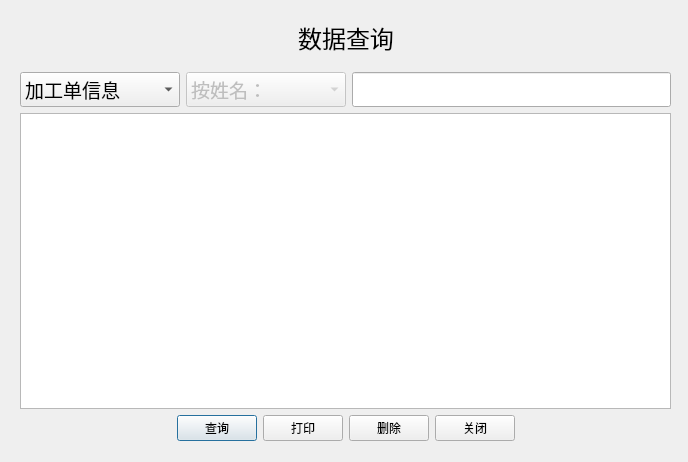
<?xml version="1.0" encoding="UTF-8"?>
<ui version="4.0">
 <class>Dialog</class>
 <widget class="QDialog" name="Dialog">
  <property name="windowModality">
   <enum>Qt::ApplicationModal</enum>
  </property>
  <property name="geometry">
   <rect>
    <x>0</x>
    <y>0</y>
    <width>688</width>
    <height>462</height>
   </rect>
  </property>
  <property name="windowTitle">
   <string>数据查询</string>
  </property>
  <widget class="QWidget" name="layoutWidget">
   <property name="geometry">
    <rect>
     <x>20</x>
     <y>20</y>
     <width>651</width>
     <height>421</height>
    </rect>
   </property>
   <layout class="QGridLayout" name="gridLayout_2">
    <item row="0" column="0">
     <spacer name="horizontalSpacer_3">
      <property name="orientation">
       <enum>Qt::Horizontal</enum>
      </property>
      <property name="sizeHint" stdset="0">
       <size>
        <width>40</width>
        <height>20</height>
       </size>
      </property>
     </spacer>
    </item>
    <item row="0" column="1">
     <widget class="QLabel" name="label">
      <property name="sizePolicy">
       <sizepolicy hsizetype="Preferred" vsizetype="Preferred">
        <horstretch>0</horstretch>
        <verstretch>0</verstretch>
       </sizepolicy>
      </property>
      <property name="font">
       <font>
        <family>微软雅黑</family>
        <pointsize>18</pointsize>
       </font>
      </property>
      <property name="text">
       <string>数据查询</string>
      </property>
      <property name="alignment">
       <set>Qt::AlignCenter</set>
      </property>
     </widget>
    </item>
    <item row="0" column="2">
     <spacer name="horizontalSpacer_4">
      <property name="orientation">
       <enum>Qt::Horizontal</enum>
      </property>
      <property name="sizeHint" stdset="0">
       <size>
        <width>40</width>
        <height>20</height>
       </size>
      </property>
     </spacer>
    </item>
    <item row="1" column="0" colspan="3">
     <spacer name="verticalSpacer">
      <property name="orientation">
       <enum>Qt::Vertical</enum>
      </property>
      <property name="sizeType">
       <enum>QSizePolicy::Fixed</enum>
      </property>
      <property name="sizeHint" stdset="0">
       <size>
        <width>20</width>
        <height>10</height>
       </size>
      </property>
     </spacer>
    </item>
    <item row="2" column="0" colspan="3">
     <layout class="QGridLayout" name="gridLayout">
      <item row="1" column="0" colspan="3">
       <widget class="QTableWidget" name="tableWidget">
        <property name="sizePolicy">
         <sizepolicy hsizetype="Preferred" vsizetype="Expanding">
          <horstretch>0</horstretch>
          <verstretch>10</verstretch>
         </sizepolicy>
        </property>
        <property name="editTriggers">
         <set>QAbstractItemView::NoEditTriggers</set>
        </property>
        <property name="selectionMode">
         <enum>QAbstractItemView::SingleSelection</enum>
        </property>
        <property name="selectionBehavior">
         <enum>QAbstractItemView::SelectRows</enum>
        </property>
       </widget>
      </item>
      <item row="0" column="1">
       <widget class="QComboBox" name="cBox2">
        <property name="enabled">
         <bool>false</bool>
        </property>
        <property name="sizePolicy">
         <sizepolicy hsizetype="Expanding" vsizetype="Expanding">
          <horstretch>1</horstretch>
          <verstretch>1</verstretch>
         </sizepolicy>
        </property>
        <property name="font">
         <font>
          <family>宋体</family>
          <pointsize>14</pointsize>
         </font>
        </property>
        <property name="editable">
         <bool>false</bool>
        </property>
        <item>
         <property name="text">
          <string>按姓名：</string>
         </property>
        </item>
        <item>
         <property name="text">
          <string>按登记号：</string>
         </property>
        </item>
       </widget>
      </item>
      <item row="0" column="0">
       <widget class="QComboBox" name="cBox1">
        <property name="sizePolicy">
         <sizepolicy hsizetype="Expanding" vsizetype="Expanding">
          <horstretch>1</horstretch>
          <verstretch>1</verstretch>
         </sizepolicy>
        </property>
        <property name="font">
         <font>
          <family>宋体</family>
          <pointsize>14</pointsize>
         </font>
        </property>
        <item>
         <property name="text">
          <string>加工单信息</string>
         </property>
        </item>
        <item>
         <property name="text">
          <string>知情同意书</string>
         </property>
        </item>
       </widget>
      </item>
      <item row="0" column="2">
       <widget class="QLineEdit" name="lineEdit">
        <property name="sizePolicy">
         <sizepolicy hsizetype="Expanding" vsizetype="Expanding">
          <horstretch>2</horstretch>
          <verstretch>1</verstretch>
         </sizepolicy>
        </property>
        <property name="font">
         <font>
          <family>宋体</family>
          <pointsize>14</pointsize>
         </font>
        </property>
        <property name="focusPolicy">
         <enum>Qt::StrongFocus</enum>
        </property>
        <property name="clearButtonEnabled">
         <bool>false</bool>
        </property>
       </widget>
      </item>
      <item row="2" column="0" colspan="3">
       <layout class="QHBoxLayout" name="horizontalLayout">
        <item>
         <spacer name="horizontalSpacer">
          <property name="orientation">
           <enum>Qt::Horizontal</enum>
          </property>
          <property name="sizeHint" stdset="0">
           <size>
            <width>40</width>
            <height>20</height>
           </size>
          </property>
         </spacer>
        </item>
        <item>
         <widget class="QPushButton" name="btn1">
          <property name="text">
           <string>查询</string>
          </property>
          <property name="default">
           <bool>false</bool>
          </property>
         </widget>
        </item>
        <item>
         <widget class="QPushButton" name="btn_modify">
          <property name="enabled">
           <bool>true</bool>
          </property>
          <property name="text">
           <string>打印</string>
          </property>
         </widget>
        </item>
        <item>
         <widget class="QPushButton" name="btn_del">
          <property name="enabled">
           <bool>true</bool>
          </property>
          <property name="text">
           <string>删除</string>
          </property>
         </widget>
        </item>
        <item>
         <widget class="QPushButton" name="btn2">
          <property name="text">
           <string>关闭</string>
          </property>
         </widget>
        </item>
        <item>
         <spacer name="horizontalSpacer_2">
          <property name="orientation">
           <enum>Qt::Horizontal</enum>
          </property>
          <property name="sizeHint" stdset="0">
           <size>
            <width>40</width>
            <height>20</height>
           </size>
          </property>
         </spacer>
        </item>
       </layout>
      </item>
     </layout>
    </item>
   </layout>
  </widget>
 </widget>
 <tabstops>
  <tabstop>lineEdit</tabstop>
  <tabstop>cBox2</tabstop>
  <tabstop>cBox1</tabstop>
  <tabstop>tableWidget</tabstop>
 </tabstops>
 <resources/>
 <connections>
  <connection>
   <sender>btn2</sender>
   <signal>clicked()</signal>
   <receiver>Dialog</receiver>
   <slot>close()</slot>
   <hints>
    <hint type="sourcelabel">
     <x>427</x>
     <y>434</y>
    </hint>
    <hint type="destinationlabel">
     <x>574</x>
     <y>411</y>
    </hint>
   </hints>
  </connection>
  <connection>
   <sender>lineEdit</sender>
   <signal>returnPressed()</signal>
   <receiver>btn1</receiver>
   <slot>click()</slot>
   <hints>
    <hint type="sourcelabel">
     <x>510</x>
     <y>89</y>
    </hint>
    <hint type="destinationlabel">
     <x>224</x>
     <y>426</y>
    </hint>
   </hints>
  </connection>
 </connections>
</ui>
